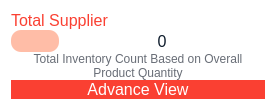
                 <widget class="QFrame" name="horizontalFrame_4">
                  <property name="styleSheet">
                   <string notr="true">background-color: rgb(255, 255, 255);
border-radius: 20px;</string>
                  </property>
                  <layout class="QHBoxLayout" name="horizontalLayout_32">
                   <item>
                    <layout class="QHBoxLayout" name="horizontalLayout_35">
                     <item>
                      <layout class="QHBoxLayout" name="horizontalLayout_36">
                       <item>
                        <layout class="QVBoxLayout" name="verticalLayout_14">
                         <property name="spacing">
                          <number>0</number>
                         </property>
                         <item>
                          <widget class="QLabel" name="label_33">
                           <property name="sizePolicy">
                            <sizepolicy hsizetype="Preferred" vsizetype="Fixed">
                             <horstretch>0</horstretch>
                             <verstretch>0</verstretch>
                            </sizepolicy>
                           </property>
                           <property name="font">
                            <font>
                             <pointsize>12</pointsize>
                            </font>
                           </property>
                           <property name="styleSheet">
                            <string notr="true">color: #FA4032;</string>
                           </property>
                           <property name="text">
                            <string>Total Supplier</string>
                           </property>
                          </widget>
                         </item>
                         <item>
                          <layout class="QGridLayout" name="gridLayout_11">
                           <item row="0" column="0">
                            <widget class="QLabel" name="label_45">
                             <property name="sizePolicy">
                              <sizepolicy hsizetype="Preferred" vsizetype="Fixed">
                               <horstretch>0</horstretch>
                               <verstretch>0</verstretch>
                              </sizepolicy>
                             </property>
                             <property name="maximumSize">
                              <size>
                               <width>48</width>
                               <height>48</height>
                              </size>
                             </property>
                             <property name="styleSheet">
                              <string notr="true">background-color: rgb(255, 189, 167);
padding: 4px;
border-radius: 10px;</string>
                             </property>
                             <property name="text">
                              <string/>
                             </property>
                             <property name="pixmap">
                              <pixmap resource="resources.qrc">:/resources/sales-icons/supplier.svg</pixmap>
                             </property>
                             <property name="scaledContents">
                              <bool>true</bool>
                             </property>
                            </widget>
                           </item>
                           <item row="0" column="1">
                            <widget class="QLabel" name="Tota_no_supplier_sales">
                             <property name="font">
                              <font>
                               <pointsize>12</pointsize>
                              </font>
                             </property>
                             <property name="styleSheet">
                              <string notr="true">color: rgb(14, 28, 44);</string>
                             </property>
                             <property name="text">
                              <string>0</string>
                             </property>
                             <property name="alignment">
                              <set>Qt::AlignmentFlag::AlignCenter</set>
                             </property>
                            </widget>
                           </item>
                          </layout>
                         </item>
                         <item>
                          <widget class="QLabel" name="label_34">
                           <property name="sizePolicy">
                            <sizepolicy hsizetype="Preferred" vsizetype="Fixed">
                             <horstretch>0</horstretch>
                             <verstretch>0</verstretch>
                            </sizepolicy>
                           </property>
                           <property name="styleSheet">
                            <string notr="true">color: rgb(104, 109, 118);</string>
                           </property>
                           <property name="text">
                            <string>Total Inventory Count Based on Overall Product Quantity</string>
                           </property>
                           <property name="alignment">
                            <set>Qt::AlignmentFlag::AlignCenter</set>
                           </property>
                           <property name="wordWrap">
                            <bool>true</bool>
                           </property>
                          </widget>
                         </item>
                         <item>
                          <widget class="QPushButton" name="pushButton_14">
                           <property name="maximumSize">
                            <size>
                             <width>16777215</width>
                             <height>40</height>
                            </size>
                           </property>
                           <property name="font">
                            <font>
                             <pointsize>12</pointsize>
                            </font>
                           </property>
                           <property name="styleSheet">
                            <string notr="true">QPushButton{
background: #FA4032;
color: rgb(255, 255, 255);
border:none;
border-radius: 10px;
}
QPushButton:hover{
	background-color: rgb(191, 48, 38);
}</string>
                           </property>
                           <property name="text">
                            <string>Advance View</string>
                           </property>
                           <property name="icon">
                            <iconset>
                             <normalon>:/resources/product-icons/advance_view.svg</normalon>
                            </iconset>
                           </property>
                           <property name="iconSize">
                            <size>
                             <width>28</width>
                             <height>28</height>
                            </size>
                           </property>
                          </widget>
                         </item>
                        </layout>
                       </item>
                      </layout>
                     </item>
                    </layout>
                   </item>
                  </layout>
                 </widget>
